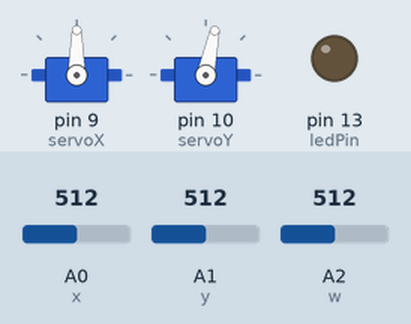
Bench run of a sketch on a simulated Arduino Uno, built with avr-gcc and run on an emulated ATmega328P. On the bench: 2 × servo, output pins drawn as LEDs (lit = HIGH). Inputs (shaded band) come from the test bench; at power-on: A0 (x) = 512, A2 (w) = 512, A1 (y) = 512.

Above: at 1.2 s.
1.3 s: A0 (x) set to 534
2.8 s: A2 (w) set to 0
At 4.0 s:
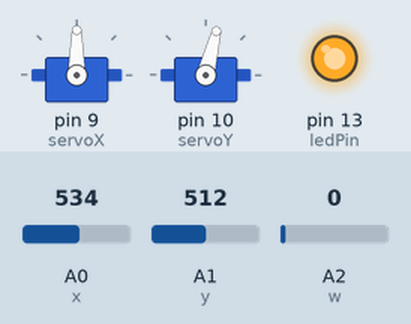
4.3 s: A0 (x) set to 550
At 5.51 s:
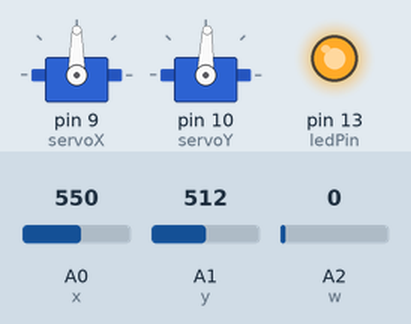
7.3 s: A1 (y) set to 550
At 7.52 s:
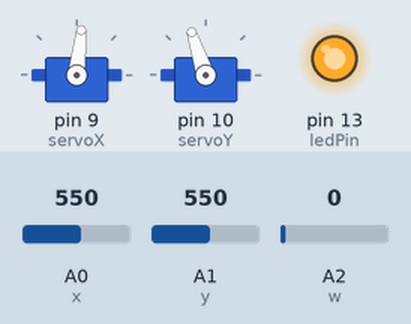
10.3 s: A0 (x) set to 530
At 10.3 s:
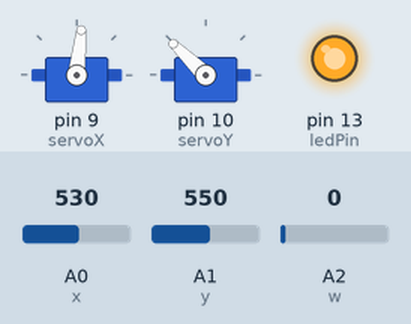
11.8 s: A0 (x) set to 716
At 16.5 s:
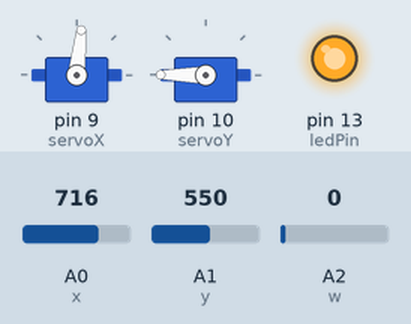
Timing chart, 0 to 17.5 s (numbered marks = the images above; inputs shaded):
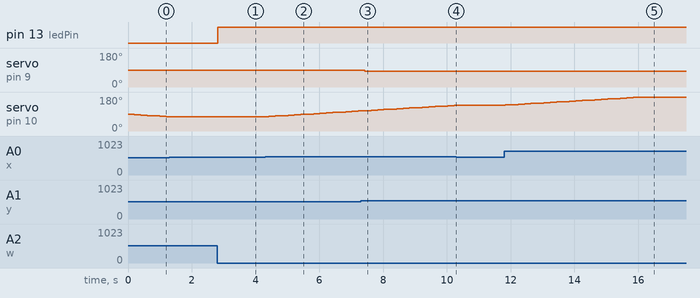

Measured:
- after the input at 1.3 s, servo on pin 10 (servoY): stays 76° (without the input it goes to 74° after 0.10 s)
- after the input at 2.8 s, pin 13 (ledPin): LOW → HIGH at once
- after the input at 4.3 s, servo on pin 10 (servoY): moves from 76° to 106° over 2.8 s, starting after 0.12 s
- after the input at 7.3 s, servo on pin 9 (servoX): 90° → 84° after 0.12 s
- after the input at 10.3 s, servo on pin 10 (servoY): stays 136° (without the input it goes to 138° after 0.13 s)
- after the input at 11.8 s, servo on pin 10 (servoY): moves from 136° to 180° over 4.2 s, starting at once

The sketch:

CatToyJoy.ino
```cpp
/*
 * CAT TOY - 5V
 *
 *
 * Servo 360 = X
 * Servo 180 = y
 *
 * Servo 360
 *  - black -> GND
 *  - red -> VCC
 *  - white -> Digital Pin 9
 *
 * Servo 180
 *  - brown -> GND
 *  - red -> VCC
 *  - orange -> Digital Pin 10
 *
 *
 * Joystick
 *  - 5V
 *  - VRx -> Analog 0
 *  - VRy -> Analog 1
 *  - SW -> Analog 2
 *
 *  Laser (led)
 *    - Pin 13
 *
 */
#include <Servo.h>

int ledPin = 13;

int servoX = 9;
int servoY = 10;

int x = 0;
int y = 1;
int w = 2;

int yPosition = 90;

Servo xServo;
Servo yServo;

boolean previousButton = false;
boolean ledState = LOW;

void setup() {
  Serial.begin(9600);

  pinMode(x, INPUT);
  pinMode(y, INPUT);
  pinMode(w, INPUT);

  pinMode(ledPin, OUTPUT);

  xServo.attach(servoX);
  yServo.attach(servoY);

}

void loop() {

  //Read data of joystick
  int valx = analogRead(x);
  int valy = analogRead(y);
  int valw = analogRead(w);


  //laser control
  boolean currentButton;

  if(valw == 0){
    currentButton = true;
  }else{
    currentButton = false;
  }

  if(currentButton != previousButton) {
    delay(5);
    if(valw == 0){
      currentButton = true;
    }else{
      currentButton = false;
    }
   }
    if(previousButton == false && currentButton == HIGH) {
      ledState = !ledState;
  }

  previousButton = currentButton;
  digitalWrite(ledPin, ledState);


  // xPosition
  int xPosition = map(valy, 0, 1023, 180, 0);
  int xStand = 90;


  if(xPosition >= 92 || xPosition <= 86){
    if(xPosition > 90){
      xStand = min(xPosition, 96);
    }else if(xPosition < 90){
      xStand = max(xPosition, 84);
    }
  }else{
    xPosition = 90;
  }

  xServo.write(xStand);


  // yPosition
  if(valx >= 540 || valx <= 520){
    if(valx > 536){
      if(yPosition >= 180){
        yPosition = 180;
      }else{
        yPosition+=2;
      }
    }

    if(valx < 536){
      if(yPosition <= 0){
        yPosition = 0;
      }else{
        yPosition-=2;
      }
    }

    yServo.write(yPosition);

  }

  delay(200);
}
```
